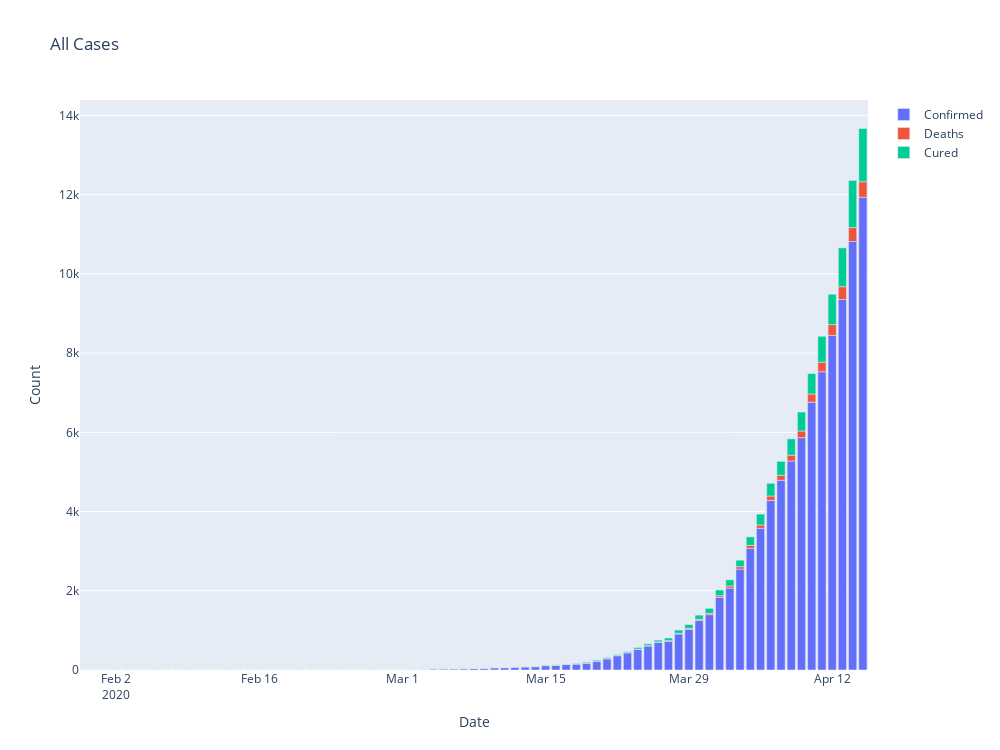

This figure's notebook cell:
### Code cell
fig = go.Figure(data=[
    go.Bar(name='Confirmed', x=date_group.Date, y=date_group.Confirmed),
    go.Bar(name='Deaths', x=date_group.Date, y=date_group.Deaths),
    go.Bar(name='Cured', x=date_group.Date, y=date_group.Cured)
])
# Change the bar mode
fig.update_layout(autosize=False,
    width=1000,
    height=750,
    title="All Cases",
    xaxis_title="Date",
    yaxis_title="Count",
    barmode='relative')
fig.show()
